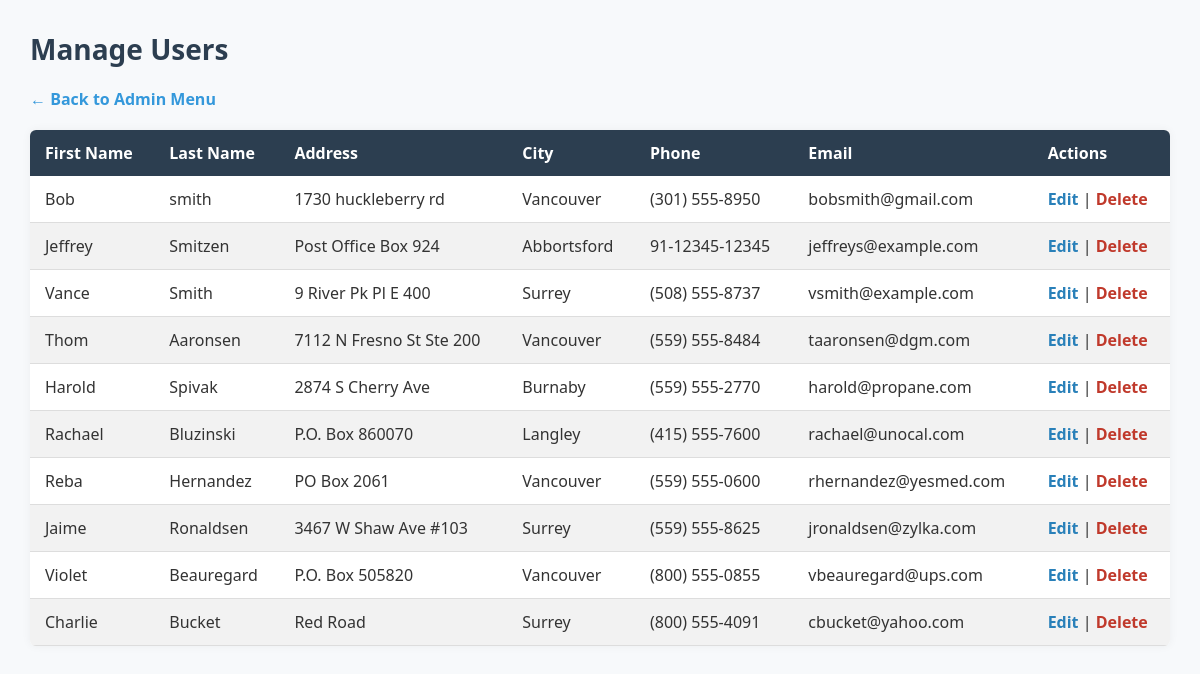
Page /app/views/admin/manage_users.php (signed in) on the committed database.
### tables this page shows
CREATE TABLE users (
    user_id INT AUTO_INCREMENT PRIMARY KEY,
    firstName VARCHAR(50) NOT NULL, 
    lastName VARCHAR(50) NOT NULL,
    address VARCHAR(50) NOT NULL,
    city VARCHAR(50) NOT NULL,
    phone VARCHAR(20) NOT NULL,  
    email VARCHAR(100)  NOT NULL UNIQUE,  
    password VARCHAR(255) NOT NULL, 
    role ENUM('user', 'admin') DEFAULT 'user'
);

### app/models/user.php (called while the page is built, shortened)
<?php
function getAllUsers($db) {
    $stmt = $db->prepare("SELECT * FROM users WHERE role = 'user'");
    $stmt->execute();
    return $stmt->fetchAll(PDO::FETCH_ASSOC);
}
?>

### app/views/admin/manage_users.php (the view, shortened to what this page needs)
<?php
require_once('../../../config/database.php');
require_once('../../models/user.php');
$users = getAllUsers($db);
$edit_id = $_GET['edit_id'] ?? null;
?>
<!DOCTYPE html>
<html lang="en">
<head>
    <link rel="stylesheet" href="../../../public/css/main.css">
</head>
<body class="admin-body">
<h1 class="page-title">Manage Users</h1>
<a href="admin_menu.php" class="back-link">← Back to Admin Menu</a>
<table class="services-table">
    <thead>
        <tr>
            <th>First Name</th><th>Last Name</th><th>Address</th><th>City</th><th>Phone</th><th>Email</th><th>Actions</th>
        </tr>
    </thead>
    <tbody>
    <?php foreach ($users as $user): ?>
        <?php if ($edit_id == $user['user_id']): ?>
            <form method="POST" action="../../controllers/manage_user_controller.php">
            <input type="hidden" name="action" value="update">
            <input type="hidden" name="user_id" value="<?= $user['user_id'] ?>">
            <tr class="edit-row">
                <td><input class="input-field" name="firstName" value="<?= htmlspecialchars($user['firstName']) ?>"></td>
                <td><input class="input-field" name="lastName" value="<?= htmlspecialchars($user['lastName']) ?>"></td>
                <td><input class="input-field" name="address" value="<?= htmlspecialchars($user['address']) ?>"></td>
                <td><input class="input-field" name="city" value="<?= htmlspecialchars($user['city']) ?>"></td>
                <td><input class="input-field" name="phone" value="<?= htmlspecialchars($user['phone']) ?>"></td>
                <td><input class="input-field" name="email" value="<?= htmlspecialchars($user['email']) ?>"></td>
                <td>
                    <button class="btn save-btn" type="submit">Save</button>
                    <a class="btn cancel-btn" href="manage_users.php">Cancel</a>
                </td>
            </tr>
            </form>
        <?php else: ?>
            <tr>
                <td><?= htmlspecialchars($user['firstName']) ?></td>
                <td><?= htmlspecialchars($user['lastName']) ?></td>
                <td><?= htmlspecialchars($user['address']) ?></td>
                <td><?= htmlspecialchars($user['city']) ?></td>
                <td><?= htmlspecialchars($user['phone']) ?></td>
                <td><?= htmlspecialchars($user['email']) ?></td>
                <td>
                    <a class="action-link" href="manage_users.php?edit_id=<?= $user['user_id'] ?>">Edit</a> |
                    <a class="action-link delete" href="../../controllers/manage_user_controller.php?action=delete&id=<?= $user['user_id'] ?>" onclick="return confirm('Are you sure?')">Delete</a>
                </td>
            </tr>
        <?php endif; ?>
    <?php endforeach; ?>
    </tbody>
</table>
</body>
</html>

### public/css/main.css (style rules this page uses)
* { margin: 0; padding: 0; box-sizing: border-box; }
body { font-family: Arial, sans-serif; background-color: #f1f5f8; color: #333; display: flex; flex-direction: column; min-height: 100vh; }
.admin-body { font-family: 'Segoe UI', Tahoma, Geneva, Verdana, sans-serif; padding: 30px; background-color: #f7f9fb; color: #333; }
.page-title { font-size: 28px; color: #2c3e50; margin-bottom: 20px; }
.back-link { display: inline-block; margin-bottom: 20px; text-decoration: none; color: #3498db; font-weight: bold; }
.services-table { width: 100%; border-collapse: collapse; background-color: #ffffff; box-shadow: 0 0 10px rgba(0, 0, 0, 0.05); border-radius: 6px; overflow: hidden; }
.services-table th { background-color: #2c3e50; color: white; padding: 12px 15px; text-align: left; }
.services-table td { padding: 12px 15px; border-bottom: 1px solid #ddd; }
.services-table tr:nth-child(even) { background-color: #f2f2f2; }
.action-link { color: #2980b9; text-decoration: none; font-weight: bold; }
.action-link.delete { color: #c0392b; }

### rows in the picture
users: firstName "Bob", lastName "smith", address "1730 huckleberry rd", city "Vancouver", phone "(301) 555-8950", email "bobsmith@gmail.com"
users: firstName "Jeffrey", lastName "Smitzen", address "Post Office Box 924", city "Abbortsford", phone "91-12345-12345", email "jeffreys@example.com"
users: firstName "Vance", lastName "Smith", address "9 River Pk Pl E 400", city "Surrey", phone "(508) 555-8737", email "vsmith@example.com"
users: firstName "Thom", lastName "Aaronsen", address "7112 N Fresno St Ste 200", city "Vancouver", phone "(559) 555-8484", email "taaronsen@dgm.com"
users: firstName "Harold", lastName "Spivak", address "2874 S Cherry Ave", city "Burnaby", phone "(559) 555-2770", email "harold@propane.com"
users: firstName "Rachael", lastName "Bluzinski", address "P.O. Box 860070", city "Langley", phone "(415) 555-7600", email "rachael@unocal.com"
users: firstName "Reba", lastName "Hernandez", address "PO Box 2061", city "Vancouver", phone "(559) 555-0600", email "rhernandez@yesmed.com"
users: firstName "Jaime", lastName "Ronaldsen", address "3467 W Shaw Ave #103", city "Surrey", phone "(559) 555-8625", email "jronaldsen@zylka.com"
users: firstName "Violet", lastName "Beauregard", address "P.O. Box 505820", city "Vancouver", phone "(800) 555-0855", email "vbeauregard@ups.com"
users: firstName "Charlie", lastName "Bucket", address "Red Road", city "Surrey", phone "(800) 555-4091", email "cbucket@yahoo.com"
